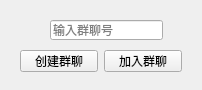
<?xml version="1.0" encoding="UTF-8"?>
<ui version="4.0">
 <class>Form</class>
 <widget class="QWidget" name="Form">
  <property name="geometry">
   <rect>
    <x>0</x>
    <y>0</y>
    <width>202</width>
    <height>90</height>
   </rect>
  </property>
  <property name="windowTitle">
   <string>Form</string>
  </property>
  <widget class="QLineEdit" name="lineEdit">
   <property name="geometry">
    <rect>
     <x>50</x>
     <y>20</y>
     <width>113</width>
     <height>20</height>
    </rect>
   </property>
   <property name="text">
    <string/>
   </property>
   <property name="placeholderText">
    <string>输入群聊号</string>
   </property>
  </widget>
  <widget class="QWidget" name="layoutWidget">
   <property name="geometry">
    <rect>
     <x>20</x>
     <y>50</y>
     <width>162</width>
     <height>22</height>
    </rect>
   </property>
   <layout class="QHBoxLayout" name="horizontalLayout">
    <item>
     <widget class="QPushButton" name="pushButton">
      <property name="text">
       <string>创建群聊</string>
      </property>
     </widget>
    </item>
    <item>
     <spacer name="horizontalSpacer">
      <property name="orientation">
       <enum>Qt::Horizontal</enum>
      </property>
      <property name="sizeHint" stdset="0">
       <size>
        <width>40</width>
        <height>20</height>
       </size>
      </property>
     </spacer>
    </item>
    <item>
     <widget class="QPushButton" name="pushButton_2">
      <property name="text">
       <string>加入群聊</string>
      </property>
     </widget>
    </item>
   </layout>
  </widget>
 </widget>
 <resources/>
 <connections/>
</ui>
